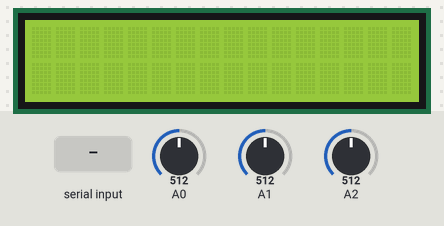
A sketch run on a simulated Arduino Uno, built with avr-gcc and run on an emulated ATmega328P. Shown: 16×2 character LCD. The inputs (shaded band) are chosen by the test bench; at power-on: A0 = 512, A1 = 512, A2 = 512. What the sketch prints to the serial monitor is not drawn.

Above: at 1.2 s.
1.3 s: "V\n" received over Serial
At 2.1 s:
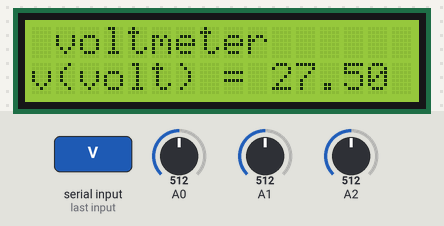
2.8 s: byte 79 ('O') received over Serial
At 3.4 s:
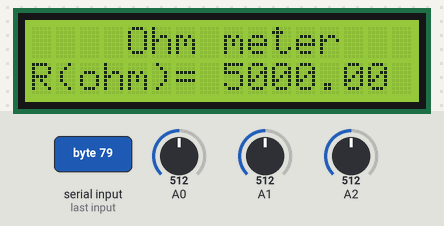
4.3 s: byte 65 ('A') received over Serial
At 5.5 s:
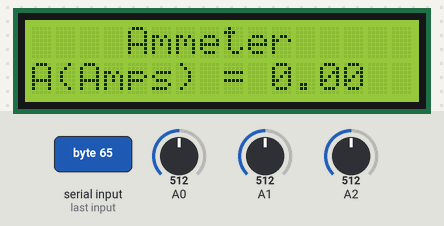
5.8 s: byte 69 ('E') received over Serial
At 6.8 s:
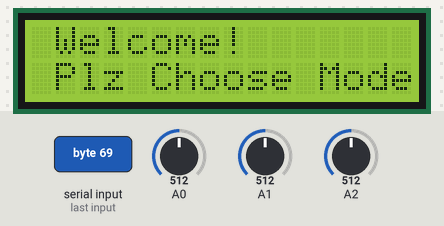
7.3 s: "O\n" received over Serial
At 8.0 s:
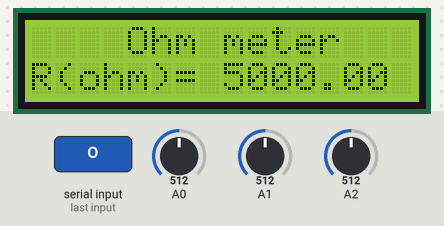
8.8 s: "A\n" received over Serial
At 9.1 s:
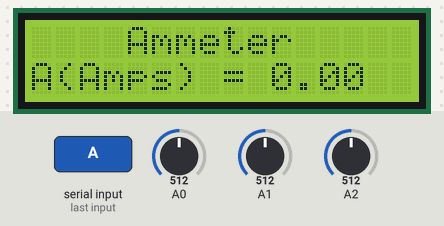
Timing chart, 0 to 11.3 s (numbered marks = the images above; inputs shaded):
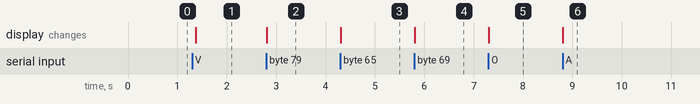

Measured:
- after the input at 1.3 s, the display: changes after 0.07 s (image 1)
- after the input at 2.8 s, the display: changes at once (image 2)
- after the input at 4.3 s, the display: changes at once (image 3)
- after the input at 5.8 s, the display: changes at once (image 4)
- after the input at 7.3 s, the display: changes at once (image 5)
- after the input at 8.8 s, the display: changes at once (image 6)

The sketch:

AVO_Meter.ino
```cpp
#include<LiquidCrystal.h>

LiquidCrystal lcd(2,3,4,5,6,7);   //rs,e,d4,d5,d6,d7

int Vin=5;        //voltage at 5V pin of arduino
float Vout=0;     //voltage at A0 pin of arduino
float R1=5000;    //value of known resistance
float R2=0;       //value of unknown resistance
int a2d_data=0;
char input;
float buffer=0;

int analogInputv = 3;
float Voutv = 0.00;
float Vinv = 0.00;
float R1v = 1000000.00; // resistance of R1 (1000K)
float R2v= 100000.00; // resistance of R2 (100K)
int valv= 0;

void setup()
{
  Serial.begin(9600);
pinMode(analogInputv, INPUT);
 lcd.begin(16,2);
}

void loop()
{
  while(Serial.available()>0){
  input= Serial.read();

  if (input=='O'){
     lcd.clear();
    a2d_data=analogRead(A0);
    if(a2d_data)
     {
    buffer=a2d_data*Vin;
    Vout=(buffer)/1024.0;
    buffer=Vout/(Vin-Vout);
    R2=R1*buffer;

    lcd.setCursor(4,0);
    lcd.print("Ohm meter");

    lcd.setCursor(0,1);
    lcd.print("R(ohm)= ");
    lcd.print(R2);


  }}
  else if (input=='A'){
 lcd.clear();
 int voltage_value0 = analogRead(A1);
int voltage_value1 = analogRead(A2);

 int subraction_value =(voltage_value0 - voltage_value1) ;
 float temp_val = (subraction_value*0.00488);

 float current_value = (temp_val/100);
    lcd.setCursor(4,0);
    lcd.print("Ammeter");

    lcd.setCursor(0,1);
    lcd.print("A(Amps) = ");
      lcd.print(current_value);

  }
  else if (input=='E'){
     lcd.clear();
     lcd.setCursor(1,0);
    lcd.print("Welcome!");
    lcd.setCursor(1,1);
    lcd.print("Plz Choose Mode");
  }
  else if (input=='V'){
 valv = analogRead(analogInputv);
 Voutv = (valv * 5.00) / 1024.00;
 Vinv = Voutv / (R2v/(R1v+R2v));

lcd.begin(16, 2);
 lcd.setCursor(1,0);
    lcd.print("voltmeter");

    lcd.setCursor(0,1);
    lcd.print("v(volt) = ");
      lcd.print( Vinv);
      Serial.print( Vinv );
      Serial.print("\n");
  delay (1000);
} }

}
```
